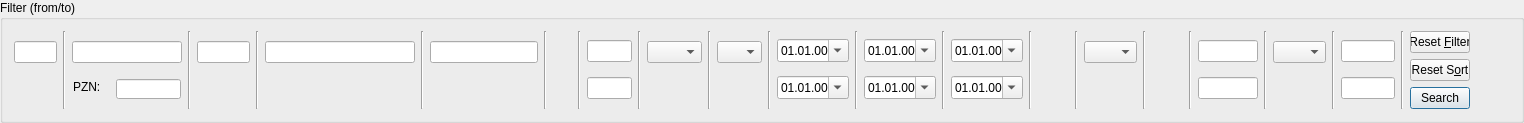
				<widget class="QGroupBox" name="grpFilter">
					<property name="sizePolicy">
						<sizepolicy hsizetype="Preferred" vsizetype="Fixed">
							<horstretch>0</horstretch>
							<verstretch>0</verstretch>
						</sizepolicy>
					</property>
					<property name="minimumSize">
						<size>
							<width>1141</width>
							<height>111</height>
						</size>
					</property>
					<property name="title">
						<string>Filter (from/to)</string>
					</property>
					<layout class="QHBoxLayout" name="horizontalLayout">
						<item>
							<layout class="QVBoxLayout" name="verticalLayout_5">
								<item>
									<widget class="QLineEdit" name="txtMno">
										<property name="sizePolicy">
											<sizepolicy hsizetype="Minimum" vsizetype="Fixed">
												<horstretch>0</horstretch>
												<verstretch>0</verstretch>
											</sizepolicy>
										</property>
										<property name="minimumSize">
											<size>
												<width>39</width>
												<height>0</height>
											</size>
										</property>
										<property name="maximumSize">
											<size>
												<width>43</width>
												<height>16777215</height>
											</size>
										</property>
										<property name="alignment">
											<set>Qt::AlignRight|Qt::AlignTrailing|Qt::AlignVCenter</set>
										</property>
									</widget>
								</item>
								<item>
									<widget class="QWidget" name="widget_5" native="true">
										<property name="maximumSize">
											<size>
												<width>16777215</width>
												<height>20</height>
											</size>
										</property>
									</widget>
								</item>
							</layout>
						</item>
						<item>
							<widget class="Line" name="line1">
								<property name="orientation">
									<enum>Qt::Vertical</enum>
								</property>
							</widget>
						</item>
						<item>
							<layout class="QVBoxLayout" name="verticalLayout" stretch="0,0">
								<property name="spacing">
									<number>6</number>
								</property>
								<property name="sizeConstraint">
									<enum>QLayout::SetDefaultConstraint</enum>
								</property>
								<property name="topMargin">
									<number>0</number>
								</property>
								<property name="bottomMargin">
									<number>0</number>
								</property>
								<item>
									<widget class="QLineEdit" name="txtManufacturerName">
										<property name="minimumSize">
											<size>
												<width>110</width>
												<height>0</height>
											</size>
										</property>
									</widget>
								</item>
								<item>
									<widget class="QWidget" name="widget_10" native="true">
										<property name="maximumSize">
											<size>
												<width>16777215</width>
												<height>20</height>
											</size>
										</property>
										<widget class="QLabel" name="lblPZN">
											<property name="geometry">
												<rect>
													<x>1</x>
													<y>0</y>
													<width>30</width>
													<height>16</height>
												</rect>
											</property>
											<property name="sizePolicy">
												<sizepolicy hsizetype="Minimum" vsizetype="Fixed">
													<horstretch>0</horstretch>
													<verstretch>0</verstretch>
												</sizepolicy>
											</property>
											<property name="maximumSize">
												<size>
													<width>30</width>
													<height>16777215</height>
												</size>
											</property>
											<property name="text">
												<string>PZN:</string>
											</property>
										</widget>
										<widget class="QLineEdit" name="txtPZN">
											<property name="geometry">
												<rect>
													<x>44</x>
													<y>0</y>
													<width>65</width>
													<height>20</height>
												</rect>
											</property>
											<property name="sizePolicy">
												<sizepolicy hsizetype="Minimum" vsizetype="Fixed">
													<horstretch>0</horstretch>
													<verstretch>0</verstretch>
												</sizepolicy>
											</property>
											<property name="minimumSize">
												<size>
													<width>60</width>
													<height>0</height>
												</size>
											</property>
										</widget>
									</widget>
								</item>
							</layout>
						</item>
						<item>
							<widget class="Line" name="line2">
								<property name="orientation">
									<enum>Qt::Vertical</enum>
								</property>
							</widget>
						</item>
						<item>
							<layout class="QVBoxLayout" name="verticalLayout_6">
								<item>
									<widget class="QLineEdit" name="txtPharmacyNo">
										<property name="sizePolicy">
											<sizepolicy hsizetype="Minimum" vsizetype="Fixed">
												<horstretch>0</horstretch>
												<verstretch>0</verstretch>
											</sizepolicy>
										</property>
										<property name="minimumSize">
											<size>
												<width>53</width>
												<height>0</height>
											</size>
										</property>
										<property name="maximumSize">
											<size>
												<width>53</width>
												<height>16777215</height>
											</size>
										</property>
										<property name="alignment">
											<set>Qt::AlignRight|Qt::AlignTrailing|Qt::AlignVCenter</set>
										</property>
									</widget>
								</item>
								<item>
									<widget class="QWidget" name="widget_6" native="true">
										<property name="maximumSize">
											<size>
												<width>16777215</width>
												<height>20</height>
											</size>
										</property>
									</widget>
								</item>
							</layout>
						</item>
						<item>
							<widget class="Line" name="line3">
								<property name="orientation">
									<enum>Qt::Vertical</enum>
								</property>
							</widget>
						</item>
						<item>
							<layout class="QVBoxLayout" name="verticalLayout_2">
								<item>
									<widget class="QLineEdit" name="txtPharmacyName">
										<property name="minimumSize">
											<size>
												<width>150</width>
												<height>0</height>
											</size>
										</property>
									</widget>
								</item>
								<item>
									<widget class="QWidget" name="widget_2" native="true">
										<property name="maximumSize">
											<size>
												<width>16777215</width>
												<height>20</height>
											</size>
										</property>
									</widget>
								</item>
							</layout>
						</item>
						<item>
							<widget class="Line" name="line4">
								<property name="orientation">
									<enum>Qt::Vertical</enum>
								</property>
							</widget>
						</item>
						<item>
							<layout class="QVBoxLayout" name="verticalLayout_4">
								<item>
									<widget class="QLineEdit" name="txtLocation">
										<property name="sizePolicy">
											<sizepolicy hsizetype="Minimum" vsizetype="Fixed">
												<horstretch>0</horstretch>
												<verstretch>0</verstretch>
											</sizepolicy>
										</property>
										<property name="minimumSize">
											<size>
												<width>53</width>
												<height>0</height>
											</size>
										</property>
									</widget>
								</item>
								<item>
									<widget class="QWidget" name="widget_9" native="true">
										<property name="sizePolicy">
											<sizepolicy hsizetype="Expanding" vsizetype="Fixed">
												<horstretch>0</horstretch>
												<verstretch>0</verstretch>
											</sizepolicy>
										</property>
										<property name="minimumSize">
											<size>
												<width>62</width>
												<height>20</height>
											</size>
										</property>
									</widget>
								</item>
							</layout>
						</item>
						<item>
							<widget class="Line" name="line5">
								<property name="orientation">
									<enum>Qt::Vertical</enum>
								</property>
							</widget>
						</item>
						<item>
							<spacer name="horizontalSpacer_4">
								<property name="orientation">
									<enum>Qt::Horizontal</enum>
								</property>
								<property name="sizeType">
									<enum>QSizePolicy::Fixed</enum>
								</property>
								<property name="sizeHint" stdset="0">
									<size>
										<width>25</width>
										<height>20</height>
									</size>
								</property>
							</spacer>
						</item>
						<item>
							<widget class="Line" name="line6">
								<property name="orientation">
									<enum>Qt::Vertical</enum>
								</property>
							</widget>
						</item>
						<item>
							<layout class="QVBoxLayout" name="verticalLayout_3">
								<item>
									<widget class="QLineEdit" name="txtOrderNoFrom">
										<property name="sizePolicy">
											<sizepolicy hsizetype="Minimum" vsizetype="Fixed">
												<horstretch>0</horstretch>
												<verstretch>0</verstretch>
											</sizepolicy>
										</property>
										<property name="minimumSize">
											<size>
												<width>45</width>
												<height>0</height>
											</size>
										</property>
										<property name="maximumSize">
											<size>
												<width>45</width>
												<height>16777215</height>
											</size>
										</property>
										<property name="alignment">
											<set>Qt::AlignRight|Qt::AlignTrailing|Qt::AlignVCenter</set>
										</property>
									</widget>
								</item>
								<item>
									<widget class="QLineEdit" name="txtOrderNoTo">
										<property name="sizePolicy">
											<sizepolicy hsizetype="Minimum" vsizetype="Fixed">
												<horstretch>0</horstretch>
												<verstretch>0</verstretch>
											</sizepolicy>
										</property>
										<property name="minimumSize">
											<size>
												<width>45</width>
												<height>0</height>
											</size>
										</property>
										<property name="maximumSize">
											<size>
												<width>45</width>
												<height>16777215</height>
											</size>
										</property>
										<property name="alignment">
											<set>Qt::AlignRight|Qt::AlignTrailing|Qt::AlignVCenter</set>
										</property>
									</widget>
								</item>
							</layout>
						</item>
						<item>
							<widget class="Line" name="line7">
								<property name="orientation">
									<enum>Qt::Vertical</enum>
								</property>
							</widget>
						</item>
						<item>
							<layout class="QVBoxLayout" name="verticalLayout_7">
								<item>
									<widget class="QComboBox" name="cboOrderType">
										<property name="sizePolicy">
											<sizepolicy hsizetype="Minimum" vsizetype="Fixed">
												<horstretch>0</horstretch>
												<verstretch>0</verstretch>
											</sizepolicy>
										</property>
										<property name="minimumSize">
											<size>
												<width>55</width>
												<height>0</height>
											</size>
										</property>
										<property name="maximumSize">
											<size>
												<width>55</width>
												<height>16777215</height>
											</size>
										</property>
									</widget>
								</item>
								<item>
									<widget class="QWidget" name="widget_3" native="true">
										<property name="maximumSize">
											<size>
												<width>16777215</width>
												<height>20</height>
											</size>
										</property>
									</widget>
								</item>
							</layout>
						</item>
						<item>
							<widget class="Line" name="line8">
								<property name="orientation">
									<enum>Qt::Vertical</enum>
								</property>
							</widget>
						</item>
						<item>
							<layout class="QVBoxLayout" name="verticalLayout_8">
								<item>
									<widget class="QComboBox" name="cboStatus">
										<property name="sizePolicy">
											<sizepolicy hsizetype="Minimum" vsizetype="Fixed">
												<horstretch>0</horstretch>
												<verstretch>0</verstretch>
											</sizepolicy>
										</property>
										<property name="minimumSize">
											<size>
												<width>45</width>
												<height>0</height>
											</size>
										</property>
										<property name="maximumSize">
											<size>
												<width>45</width>
												<height>16777215</height>
											</size>
										</property>
									</widget>
								</item>
								<item>
									<widget class="QWidget" name="widget_4" native="true">
										<property name="maximumSize">
											<size>
												<width>16777215</width>
												<height>20</height>
											</size>
										</property>
									</widget>
								</item>
							</layout>
						</item>
						<item>
							<widget class="Line" name="line9">
								<property name="orientation">
									<enum>Qt::Vertical</enum>
								</property>
							</widget>
						</item>
						<item>
							<layout class="QVBoxLayout" name="verticalLayout_10">
								<item>
									<widget class="BasarDateEdit" name="dtOrderDateFrom">
										<property name="sizePolicy">
											<sizepolicy hsizetype="Minimum" vsizetype="Fixed">
												<horstretch>0</horstretch>
												<verstretch>0</verstretch>
											</sizepolicy>
										</property>
										<property name="minimumSize">
											<size>
												<width>72</width>
												<height>0</height>
											</size>
										</property>
										<property name="buttonSymbols">
											<enum>QAbstractSpinBox::NoButtons</enum>
										</property>
										<property name="minimumDate">
											<date>
												<year>2000</year>
												<month>1</month>
												<day>1</day>
											</date>
										</property>
										<property name="displayFormat">
											<string>dd.MM.yy</string>
										</property>
										<property name="calendarPopup">
											<bool>true</bool>
										</property>
									</widget>
								</item>
								<item>
									<widget class="BasarDateEdit" name="dtOrderDateTo">
										<property name="sizePolicy">
											<sizepolicy hsizetype="Minimum" vsizetype="Fixed">
												<horstretch>0</horstretch>
												<verstretch>0</verstretch>
											</sizepolicy>
										</property>
										<property name="minimumSize">
											<size>
												<width>72</width>
												<height>0</height>
											</size>
										</property>
										<property name="buttonSymbols">
											<enum>QAbstractSpinBox::NoButtons</enum>
										</property>
										<property name="minimumDate">
											<date>
												<year>2000</year>
												<month>1</month>
												<day>1</day>
											</date>
										</property>
										<property name="displayFormat">
											<string>dd.MM.yy</string>
										</property>
										<property name="calendarPopup">
											<bool>true</bool>
										</property>
									</widget>
								</item>
							</layout>
						</item>
						<item>
							<widget class="Line" name="line10">
								<property name="orientation">
									<enum>Qt::Vertical</enum>
								</property>
							</widget>
						</item>
						<item>
							<layout class="QVBoxLayout" name="verticalLayout_12">
								<item>
									<widget class="BasarDateEdit" name="dtDeliveryDateFrom">
										<property name="sizePolicy">
											<sizepolicy hsizetype="Minimum" vsizetype="Fixed">
												<horstretch>0</horstretch>
												<verstretch>0</verstretch>
											</sizepolicy>
										</property>
										<property name="minimumSize">
											<size>
												<width>72</width>
												<height>0</height>
											</size>
										</property>
										<property name="buttonSymbols">
											<enum>QAbstractSpinBox::NoButtons</enum>
										</property>
										<property name="minimumDate">
											<date>
												<year>2000</year>
												<month>1</month>
												<day>1</day>
											</date>
										</property>
										<property name="displayFormat">
											<string>dd.MM.yy</string>
										</property>
										<property name="calendarPopup">
											<bool>true</bool>
										</property>
									</widget>
								</item>
								<item>
									<widget class="BasarDateEdit" name="dtDeliveryDateTo">
										<property name="sizePolicy">
											<sizepolicy hsizetype="Minimum" vsizetype="Fixed">
												<horstretch>0</horstretch>
												<verstretch>0</verstretch>
											</sizepolicy>
										</property>
										<property name="minimumSize">
											<size>
												<width>72</width>
												<height>0</height>
											</size>
										</property>
										<property name="buttonSymbols">
											<enum>QAbstractSpinBox::NoButtons</enum>
										</property>
										<property name="minimumDate">
											<date>
												<year>2000</year>
												<month>1</month>
												<day>1</day>
											</date>
										</property>
										<property name="displayFormat">
											<string>dd.MM.yy</string>
										</property>
										<property name="calendarPopup">
											<bool>true</bool>
										</property>
									</widget>
								</item>
							</layout>
						</item>
						<item>
							<widget class="Line" name="line11">
								<property name="orientation">
									<enum>Qt::Vertical</enum>
								</property>
							</widget>
						</item>
						<item>
							<layout class="QVBoxLayout" name="verticalLayout_30">
								<item>
									<widget class="BasarDateEdit" name="dtDeferredPaymentDateFrom">
										<property name="enabled">
											<bool>true</bool>
										</property>
										<property name="sizePolicy">
											<sizepolicy hsizetype="Minimum" vsizetype="Fixed">
												<horstretch>0</horstretch>
												<verstretch>0</verstretch>
											</sizepolicy>
										</property>
										<property name="minimumSize">
											<size>
												<width>72</width>
												<height>0</height>
											</size>
										</property>
										<property name="buttonSymbols">
											<enum>QAbstractSpinBox::NoButtons</enum>
										</property>
										<property name="minimumDate">
											<date>
												<year>2000</year>
												<month>1</month>
												<day>1</day>
											</date>
										</property>
										<property name="displayFormat">
											<string>dd.MM.yy</string>
										</property>
										<property name="calendarPopup">
											<bool>true</bool>
										</property>
									</widget>
								</item>
								<item>
									<widget class="BasarDateEdit" name="dtDeferredPaymentDateTo">
										<property name="enabled">
											<bool>true</bool>
										</property>
										<property name="sizePolicy">
											<sizepolicy hsizetype="Minimum" vsizetype="Fixed">
												<horstretch>0</horstretch>
												<verstretch>0</verstretch>
											</sizepolicy>
										</property>
										<property name="minimumSize">
											<size>
												<width>72</width>
												<height>0</height>
											</size>
										</property>
										<property name="buttonSymbols">
											<enum>QAbstractSpinBox::NoButtons</enum>
										</property>
										<property name="minimumDate">
											<date>
												<year>2000</year>
												<month>1</month>
												<day>1</day>
											</date>
										</property>
										<property name="displayFormat">
											<string>dd.MM.yy</string>
										</property>
										<property name="calendarPopup">
											<bool>true</bool>
										</property>
									</widget>
								</item>
							</layout>
						</item>
						<item>
							<widget class="Line" name="line12">
								<property name="orientation">
									<enum>Qt::Vertical</enum>
								</property>
							</widget>
						</item>
						<item>
							<spacer name="horizontalSpacer_2">
								<property name="orientation">
									<enum>Qt::Horizontal</enum>
								</property>
								<property name="sizeType">
									<enum>QSizePolicy::Fixed</enum>
								</property>
								<property name="sizeHint" stdset="0">
									<size>
										<width>37</width>
										<height>20</height>
									</size>
								</property>
							</spacer>
						</item>
						<item>
							<widget class="Line" name="line13">
								<property name="orientation">
									<enum>Qt::Vertical</enum>
								</property>
							</widget>
						</item>
						<item>
							<layout class="QVBoxLayout" name="verticalLayout_36">
								<item>
									<widget class="QComboBox" name="cboNonStockItem">
										<property name="sizePolicy">
											<sizepolicy hsizetype="Minimum" vsizetype="Fixed">
												<horstretch>0</horstretch>
												<verstretch>0</verstretch>
											</sizepolicy>
										</property>
										<property name="minimumSize">
											<size>
												<width>53</width>
												<height>0</height>
											</size>
										</property>
										<property name="maximumSize">
											<size>
												<width>53</width>
												<height>16777215</height>
											</size>
										</property>
									</widget>
								</item>
								<item>
									<widget class="QWidget" name="widget_8" native="true">
										<property name="maximumSize">
											<size>
												<width>16777215</width>
												<height>20</height>
											</size>
										</property>
									</widget>
								</item>
							</layout>
						</item>
						<item>
							<widget class="Line" name="line14">
								<property name="orientation">
									<enum>Qt::Vertical</enum>
								</property>
							</widget>
						</item>
						<item>
							<spacer name="horizontalSpacer_3">
								<property name="orientation">
									<enum>Qt::Horizontal</enum>
								</property>
								<property name="sizeType">
									<enum>QSizePolicy::Fixed</enum>
								</property>
								<property name="sizeHint" stdset="0">
									<size>
										<width>37</width>
										<height>20</height>
									</size>
								</property>
							</spacer>
						</item>
						<item>
							<widget class="Line" name="line15">
								<property name="orientation">
									<enum>Qt::Vertical</enum>
								</property>
							</widget>
						</item>
						<item>
							<layout class="QVBoxLayout" name="verticalLayout_9">
								<item>
									<widget class="QLineEdit" name="txtOrderValueFrom">
										<property name="sizePolicy">
											<sizepolicy hsizetype="Minimum" vsizetype="Fixed">
												<horstretch>0</horstretch>
												<verstretch>0</verstretch>
											</sizepolicy>
										</property>
										<property name="minimumSize">
											<size>
												<width>45</width>
												<height>0</height>
											</size>
										</property>
										<property name="maximumSize">
											<size>
												<width>60</width>
												<height>16777215</height>
											</size>
										</property>
										<property name="alignment">
											<set>Qt::AlignRight|Qt::AlignTrailing|Qt::AlignVCenter</set>
										</property>
									</widget>
								</item>
								<item>
									<widget class="QLineEdit" name="txtOrderValueTo">
										<property name="sizePolicy">
											<sizepolicy hsizetype="Minimum" vsizetype="Fixed">
												<horstretch>0</horstretch>
												<verstretch>0</verstretch>
											</sizepolicy>
										</property>
										<property name="minimumSize">
											<size>
												<width>45</width>
												<height>0</height>
											</size>
										</property>
										<property name="maximumSize">
											<size>
												<width>60</width>
												<height>16777215</height>
											</size>
										</property>
										<property name="alignment">
											<set>Qt::AlignRight|Qt::AlignTrailing|Qt::AlignVCenter</set>
										</property>
									</widget>
								</item>
							</layout>
						</item>
						<item>
							<widget class="Line" name="line16">
								<property name="orientation">
									<enum>Qt::Vertical</enum>
								</property>
							</widget>
						</item>
						<item>
							<layout class="QVBoxLayout" name="verticalLayout_34">
								<item>
									<widget class="QComboBox" name="cboLargeScaleOrder">
										<property name="sizePolicy">
											<sizepolicy hsizetype="Minimum" vsizetype="Fixed">
												<horstretch>0</horstretch>
												<verstretch>0</verstretch>
											</sizepolicy>
										</property>
										<property name="minimumSize">
											<size>
												<width>53</width>
												<height>0</height>
											</size>
										</property>
										<property name="maximumSize">
											<size>
												<width>53</width>
												<height>16777215</height>
											</size>
										</property>
									</widget>
								</item>
								<item>
									<widget class="QWidget" name="widget_7" native="true">
										<property name="maximumSize">
											<size>
												<width>16777215</width>
												<height>20</height>
											</size>
										</property>
									</widget>
								</item>
							</layout>
						</item>
						<item>
							<widget class="Line" name="line17">
								<property name="orientation">
									<enum>Qt::Vertical</enum>
								</property>
							</widget>
						</item>
						<item>
							<layout class="QVBoxLayout" name="verticalLayout_14">
								<item>
									<widget class="QLineEdit" name="txtPositionsFrom">
										<property name="sizePolicy">
											<sizepolicy hsizetype="Minimum" vsizetype="Fixed">
												<horstretch>0</horstretch>
												<verstretch>0</verstretch>
											</sizepolicy>
										</property>
										<property name="minimumSize">
											<size>
												<width>50</width>
												<height>0</height>
											</size>
										</property>
										<property name="maximumSize">
											<size>
												<width>54</width>
												<height>16777215</height>
											</size>
										</property>
										<property name="alignment">
											<set>Qt::AlignRight|Qt::AlignTrailing|Qt::AlignVCenter</set>
										</property>
									</widget>
								</item>
								<item>
									<widget class="QLineEdit" name="txtPositionsTo">
										<property name="sizePolicy">
											<sizepolicy hsizetype="Minimum" vsizetype="Fixed">
												<horstretch>0</horstretch>
												<verstretch>0</verstretch>
											</sizepolicy>
										</property>
										<property name="minimumSize">
											<size>
												<width>50</width>
												<height>0</height>
											</size>
										</property>
										<property name="maximumSize">
											<size>
												<width>54</width>
												<height>16777215</height>
											</size>
										</property>
										<property name="alignment">
											<set>Qt::AlignRight|Qt::AlignTrailing|Qt::AlignVCenter</set>
										</property>
									</widget>
								</item>
							</layout>
						</item>
						<item>
							<widget class="Line" name="line18">
								<property name="orientation">
									<enum>Qt::Vertical</enum>
								</property>
							</widget>
						</item>
						<item>
							<layout class="QVBoxLayout" name="verticalLayout_15">
								<item>
									<widget class="QPushButton" name="btnResetFilter">
										<property name="sizePolicy">
											<sizepolicy hsizetype="Fixed" vsizetype="Fixed">
												<horstretch>0</horstretch>
												<verstretch>0</verstretch>
											</sizepolicy>
										</property>
										<property name="minimumSize">
											<size>
												<width>60</width>
												<height>0</height>
											</size>
										</property>
										<property name="maximumSize">
											<size>
												<width>60</width>
												<height>16777215</height>
											</size>
										</property>
										<property name="text">
											<string>Reset &amp;Filter</string>
										</property>
										<property name="autoDefault">
											<bool>false</bool>
										</property>
									</widget>
								</item>
								<item>
									<widget class="QPushButton" name="btnResetSort">
										<property name="sizePolicy">
											<sizepolicy hsizetype="Fixed" vsizetype="Fixed">
												<horstretch>0</horstretch>
												<verstretch>0</verstretch>
											</sizepolicy>
										</property>
										<property name="minimumSize">
											<size>
												<width>60</width>
												<height>0</height>
											</size>
										</property>
										<property name="maximumSize">
											<size>
												<width>60</width>
												<height>16777215</height>
											</size>
										</property>
										<property name="text">
											<string>Reset S&amp;ort</string>
										</property>
										<property name="autoDefault">
											<bool>false</bool>
										</property>
									</widget>
								</item>
								<item>
									<widget class="QPushButton" name="btnSearch">
										<property name="sizePolicy">
											<sizepolicy hsizetype="Fixed" vsizetype="Fixed">
												<horstretch>0</horstretch>
												<verstretch>0</verstretch>
											</sizepolicy>
										</property>
										<property name="minimumSize">
											<size>
												<width>60</width>
												<height>0</height>
											</size>
										</property>
										<property name="maximumSize">
											<size>
												<width>60</width>
												<height>16777215</height>
											</size>
										</property>
										<property name="text">
											<string>Search</string>
										</property>
										<property name="default">
											<bool>true</bool>
										</property>
									</widget>
								</item>
							</layout>
						</item>
						<item>
							<spacer name="horizontalSpacer_5">
								<property name="orientation">
									<enum>Qt::Horizontal</enum>
								</property>
								<property name="sizeHint" stdset="0">
									<size>
										<width>40</width>
										<height>20</height>
									</size>
								</property>
							</spacer>
						</item>
					</layout>
				</widget>
